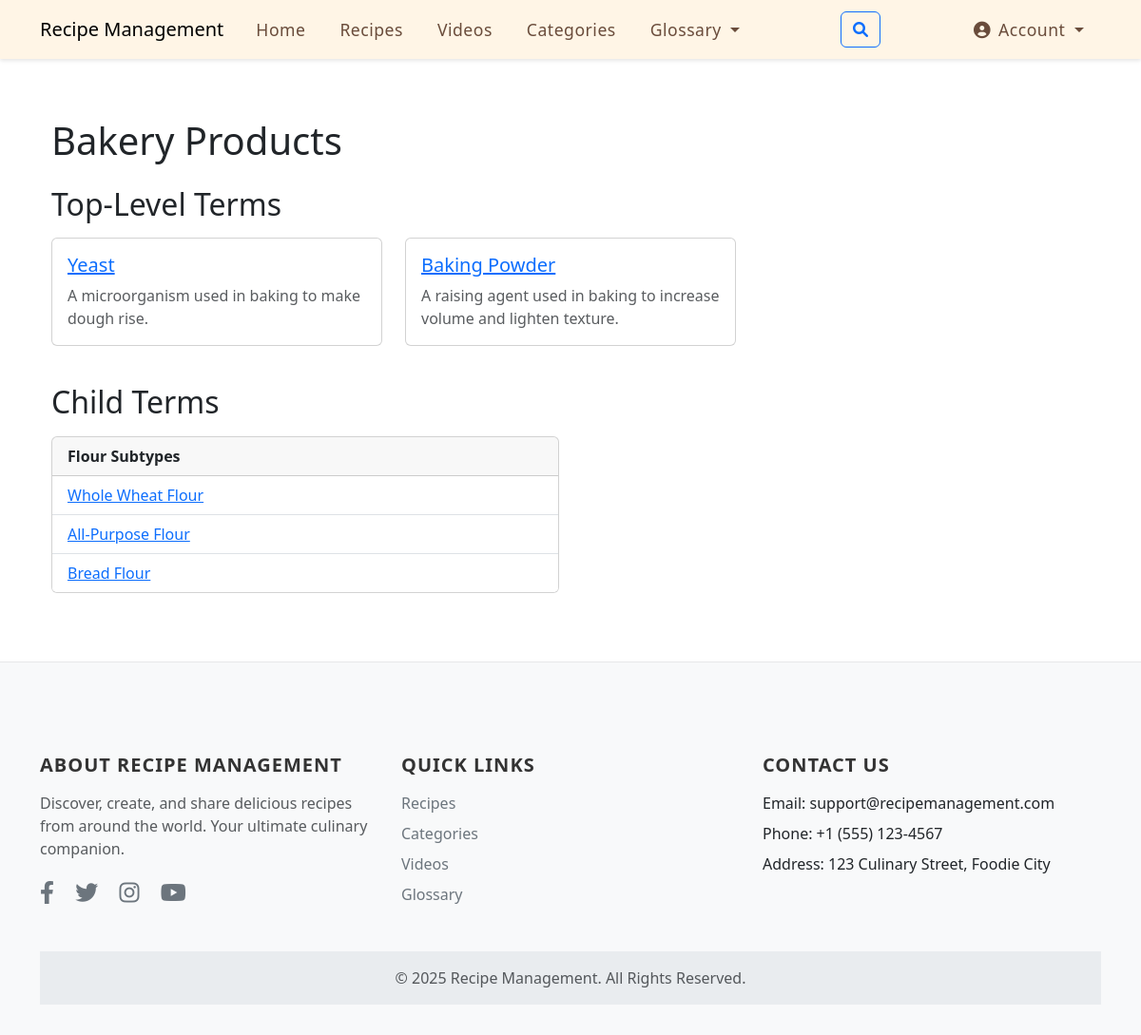
/glossary-category/bakery-products/, run on the app's committed database.
### recipes/models.py (models this page shows, shortened)
class GlossaryCategory(models.Model):
    category_name = models.CharField(max_length=300, unique=True, null=True)
    slug = models.SlugField(max_length=350, unique=True, null=True, blank=True)
    description = models.TextField(null=True, blank=True)
    created_on = models.DateTimeField(default=timezone.now)
    updated_on = models.DateTimeField(auto_now=True)
    class Meta:
        verbose_name = 'Glossary Category'
        verbose_name_plural = ' Glossary Categories'

class Glossary(MPTTModel):
    name = models.CharField(max_length=200)
    singular_name = models.CharField(max_length=200, help_text="The singular form of the term (e.g., 'egg')", default='')
    plural_name = models.CharField(max_length=200, help_text="The plural form of the term (e.g., 'eggs')", default='')
    slug = models.SlugField(max_length=200, unique=True)
    description = models.TextField()
    category = models.ForeignKey(GlossaryCategory, on_delete=models.SET_NULL, null=True, blank=True)
    parent = TreeForeignKey('self', on_delete=models.CASCADE, null=True, blank=True, related_name='children')
    created_at = models.DateTimeField(auto_now_add=True)
    updated_at = models.DateTimeField(auto_now=True)
    nutrients = models.ManyToManyField(Nutrient, through='GlossaryNutrient', related_name='glossary_items')
    class MPTTMeta:
        order_insertion_by = ['name']
    class Meta:
        verbose_name = 'Glossary Term'
        verbose_name_plural = 'Glossary Terms'

### recipes/views.py (the view)
# urls.py: path('glossary-category/<slug:slug>/', views.glossary_category_detail_view, name='glossary_category_detail'),
def glossary_category_detail_view(request, slug):
    category = get_object_or_404(GlossaryCategory, slug=slug)
    glossary_terms = Glossary.objects.filter(category=category)
    top_level_terms = glossary_terms.filter(parent__isnull=True)
    child_terms = glossary_terms.filter(parent__isnull=False)
    context = {
        'category': category,
        'top_level_terms': top_level_terms,
        'child_terms': child_terms
    }
    return render(request, 'recipes/glossary_category_detail.html', context)

### templates/recipes/glossary_category_detail.html (shortened to what this page needs)
{% extends 'base.html' %}
{% block content %}
<div class="container mt-4">
    <div class="row">
        <div class="col-12">
            <h1 class="mb-4">{{ category.category_name }}</h1>
        </div>
    </div>
    <div class="row">
        <div class="col-12">
            <h2 class="mb-3">Top-Level Terms</h2>
            {% if top_level_terms %}
            <div class="row">
                {% for term in top_level_terms %}
                <div class="col-md-4 mb-3">
                    <div class="card h-100">
                        <div class="card-body">
                            <h5 class="card-title">
                                <a href="{% url 'glossary_detail' term.slug %}">
                                    {{ term.name }}
                                </a>
                            </h5>
                            <p class="card-text text-muted">
                                {{ term.description|truncatewords:20 }}
                            </p>
                        </div>
                    </div>
                </div>
                {% endfor %}
            </div>
            {% else %}
            <div class="alert alert-info">
                No top-level terms found in this category.
            </div>
            {% endif %}
        </div>
    </div>
    <div class="row mt-4">
        <div class="col-12">
            <h2 class="mb-3">Child Terms</h2>
            {% if child_terms %}
            <div class="row">
                {% regroup child_terms by parent as parent_list %}
                {% for parent_group in parent_list %}
                <div class="col-md-6 mb-4">
                    <div class="card">
                        <div class="card-header">
                            <strong>{{ parent_group.grouper.name }} Subtypes</strong>
                        </div>
                        <ul class="list-group list-group-flush">
                            {% for term in parent_group.list %}
                            <li class="list-group-item">
                                <a href="{% url 'glossary_detail' term.slug %}">
                                    {{ term.name }}
                                </a>
                            </li>
                            {% endfor %}
                        </ul>
                    </div>
                </div>
                {% endfor %}
            </div>
            {% else %}
            <div class="alert alert-info">
                No child terms found in this category.
            </div>
            {% endif %}
        </div>
    </div>
</div>
{% endblock %}

### templates/base.html (style rules this page uses)
body { padding-top: 0; }
.container { margin-top: 0; }
body { padding-top: 100px; }
html { scroll-behavior: smooth; }

### data on the page
GlossaryCategory: category_name "Bakery Products"
Glossary: name "Yeast", description "A microorganism used in baking to make dough rise."
Glossary: name "Baking Powder", description "A raising agent used in baking to increase volume and lighten texture."
Glossary: grouper.name "Flour"
Glossary: name "Whole Wheat Flour"
Glossary: name "All-Purpose Flour"
Glossary: name "Bread Flour"
